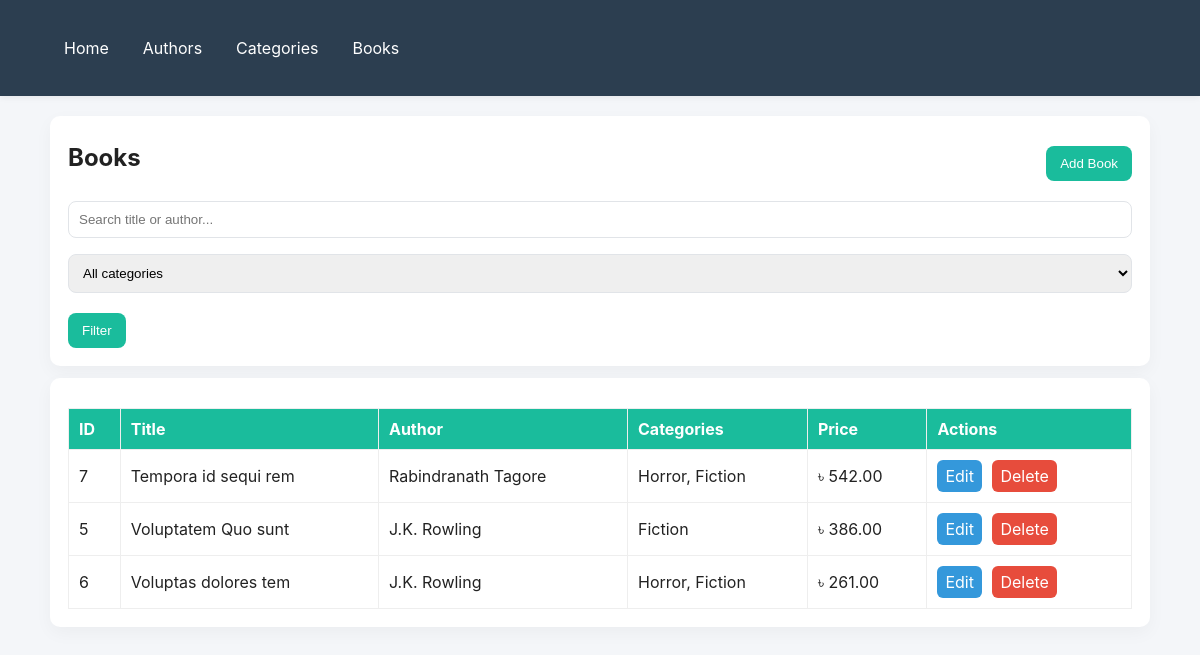
The page /books/ on the database its author committed.
### library_app/models.py (models this page shows, shortened)
class Book(models.Model):
    title = models.CharField(max_length=255)
    description = models.TextField(blank=True, null=True)
    author = models.ForeignKey(Author, on_delete=models.CASCADE, related_name='books')
    categories = models.ManyToManyField(Category, related_name='books', blank=True)
    isbn = models.CharField(max_length=20, blank=True, null=True)
    published_date = models.DateField(blank=True, null=True)
    total_pages = models.PositiveIntegerField(blank=True, null=True)
    price = models.DecimalField(max_digits=8, decimal_places=2, default=0.00)
    created_at = models.DateTimeField(auto_now_add=True)
    def category_list(self):
        return ", ".join([c.name for c in self.categories.all()])

class Author(models.Model):
    name = models.CharField(max_length=200)
    email = models.EmailField(blank=True, null=True)
    biography = models.TextField(blank=True, null=True)
    created_at = models.DateTimeField(auto_now_add=True)

class Category(models.Model):
    name = models.CharField(max_length=100, unique=True)

### library_app/views.py (the view)
# urls.py: path('books/', views.book_list, name='book_list'),
def book_list(request):
    q = request.GET.get('q', '').strip()
    category_id = request.GET.get('category', '')
    books = Book.objects.select_related('author').prefetch_related('categories').all()
    if q:
        books = books.filter(Q(title__icontains=q) | Q(author__name__icontains=q))
    if category_id:
        books = books.filter(categories__id=category_id)
    categories = Category.objects.all()
    return render(request, 'book_list.html', {
        'books': books.distinct(),
        'categories': categories,
        'q': q,
        'selected_category': category_id
    })

### templates/book_list.html (shortened to what this page needs)
{% extends 'base.html' %}
{% block body %}
<div class="card" style="margin-bottom:12px">
  <div style="display:flex;justify-content:space-between;align-items:center">
    <h2 style="margin:0">Books</h2>
    <div>
      <a href="{% url 'library_app:book_add' %}"><button class="primary">Add Book</button></a>
    </div>
  </div>
  <form method="get" style="margin-top:12px;display:flex;gap:8px;flex-wrap:wrap">
    <input type="text" name="q" placeholder="Search title or author..." value="{{ q }}">
    <select name="category">
      <option value="">All categories</option>
    </select>
    <button class="primary" type="submit">Filter</button>
  </form>
</div>
<div class="card">
  <table>
    <tr>
      <th>ID</th><th>Title</th><th>Author</th><th>Categories</th><th>Price</th><th>Actions</th>
    </tr>
    {% for b in books %}
    <tr>
      <td>{{ b.id }}</td>
      <td>{{ b.title }}</td>
      <td>{{ b.author.name }}</td>
      <td>{{ b.category_list }}</td>
      <td>৳ {{ b.price }}</td>
      <td class="actions">
        <a href="{% url 'library_app:book_edit' b.id %}" class="edit">Edit</a>
        <a href="{% url 'library_app:book_delete' b.id %}" class="delete">Delete</a>
      </td>
    </tr>
    {% endfor %}
  </table>
</div>
{% endblock %}

### templates/base.html (style rules this page uses)
:root { --accent:#1abc9c; --dark:#2c3e50; --muted:#7f8c8d; --card:#ffffff; }
* { box-sizing:border-box }
body { margin:0;font-family:Inter,Arial,Helvetica,sans-serif;background:#f4f6f9;color:#222 }
.card { background:var(--card);border-radius:10px;padding:18px;box-shadow:0 6px 18px rgba(15,25,30,0.04);margin-bottom:18px }
form input, form textarea, form select { width:100%;padding:10px;border:1px solid #e1e4e8;border-radius:8px;margin-top:8px }
button.primary { background:var(--accent);color:#fff;border:none;padding:10px 14px;border-radius:8px;cursor:pointer;margin-top:12px }
table { width:100%;border-collapse:collapse;margin-top:12px }
th,td { padding:10px;border:1px solid #eee;text-align:left }
th { background:var(--accent);color:#fff }
.actions a { display:inline-block;padding:6px 8px;border-radius:6px;color:#fff;text-decoration:none;margin-right:6px }
.edit { background:#3498db }
.delete { background:#e74c3c }

### rows shown on the page
Book: id "7", title "Tempora id sequi rem", author.name "Rabindranath Tagore", category_list "Horror, Fiction", price "542.00"
Book: id "5", title "Voluptatem Quo sunt", author.name "J.K. Rowling", category_list "Fiction", price "386.00"
Book: id "6", title "Voluptas dolores tem", author.name "J.K. Rowling", category_list "Horror, Fiction", price "261.00"
